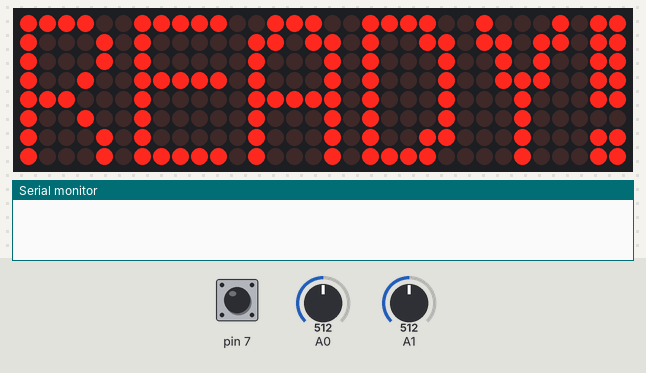
Bench run of a sketch on a simulated Arduino Uno, built with avr-gcc and run on an emulated ATmega328P. Parts: 32×8 LED matrix, the last lines printed to the serial monitor. The test bench sets the inputs (shaded band); at power-on: pin 7 HIGH, A1 = 512, A0 = 512. Random numbers use the default seed unless the sketch sets one.

Above: at 1.2 s.
1.3 s: pin 7 pulled LOW for 0.15 s
At 2.09 s:
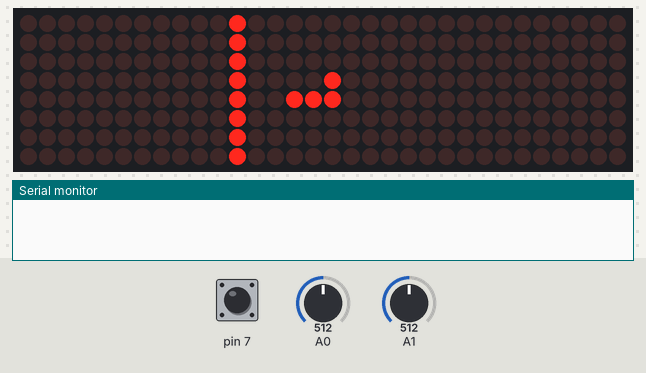
4.1 s: A1 set to 689
6.8 s: A1 set to 718
At 7.49 s:
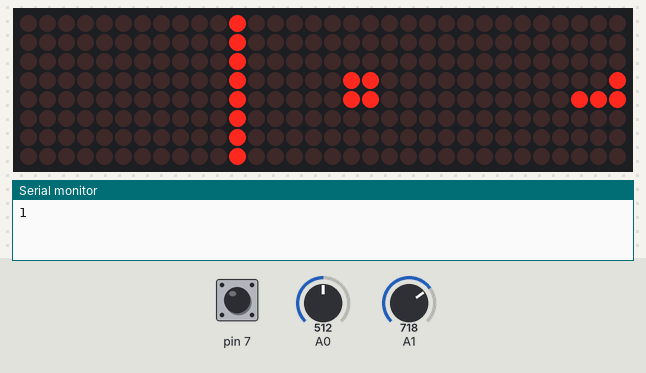
8.8 s: A0 set to 689
10.6 s: A0 set to 708
At 11.49 s:
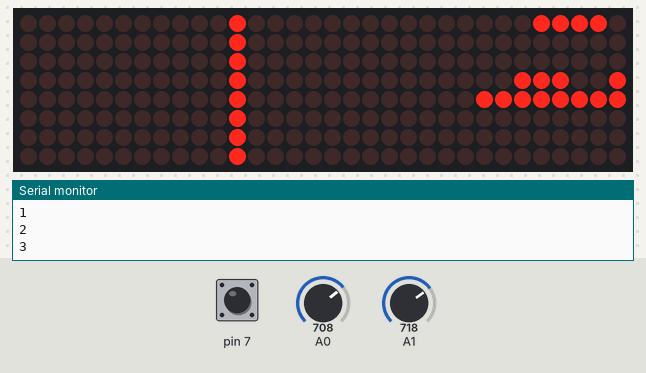
12.4 s: A0 set to 511
At 16.8 s:
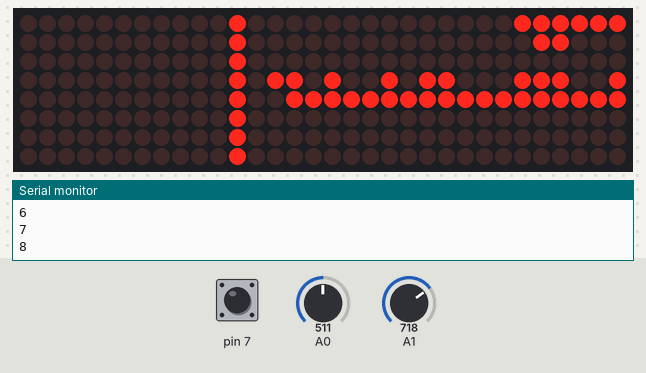

The sketch:

tetris.ino
```cpp
#include <LedControl.h>

LedControl lc = LedControl(12, 10, 11, 4); // DIN, CLK, CS, 장치 수

char board[8][32] = {"00000000000000000000000000000000",
                     "00000000000000000000000000000000",
                     "00000000000000000000000000000000",
                     "00000000000000000000000000000000",
                     "00000000000000000000000000000000",
                     "00000000000000000000000000000000",
                     "00000000000000000000000000000000",
                     "00000000000000000000000000000000"};
char READY[8][32] = {"11110011111001110011110010001011",
                     "10001010000011011010011011011011",
                     "10001010000010001010001001010011",
                     "10010011111010001010001001110011",
                     "11100010000011111010001000100011",
                     "10010010000010001010001000100000",
                     "10001010000010001010011000100011",
                     "10001011111010001011110000100011"};
                    //00000000111111110000000011111111
const char blocks[7][4][4][4]={	//
{{{'0','0','0','0'},{'1','1','1','1'},{'0','0','0','0'},{'0','0','0','0'}},	//0 번 I형 블록
 {{'0','0','1','0'},{'0','0','1','0'},{'0','0','1','0'},{'0','0','1','0'}},
 {{'0','0','0','0'},{'1','1','1','1'},{'0','0','0','0'},{'0','0','0','0'}},
 {{'0','0','1','0'},{'0','0','1','0'},{'0','0','1','0'},{'0','0','1','0'}}},

{{{'0','0','0','0'},{'0','1','1','0'},{'0','1','1','0'},{'0','0','0','0'}},//1 번 O형 블록
 {{'0','0','0','0'},{'0','1','1','0'},{'0','1','1','0'},{'0','0','0','0'}},
 {{'0','0','0','0'},{'0','1','1','0'},{'0','1','1','0'},{'0','0','0','0'}},
 {{'0','0','0','0'},{'0','1','1','0'},{'0','1','1','0'},{'0','0','0','0'}}},

{{{'0','0','0','0'},{'0','1','0','0'},{'1','1','1','0'},{'0','0','0','0'}},	//2 번 T형 블록
 {{'0','0','0','0'},{'0','1','0','0'},{'0','1','1','0'},{'0','1','0','0'}},
 {{'0','0','0','0'},{'0','0','0','0'},{'1','1','1','0'},{'0','1','0','0'}},
 {{'0','0','0','0'},{'0','1','0','0'},{'1','1','0','0'},{'0','1','0','0'}}},

{{{'0','0','0','0'},{'0','0','1','0'},{'1','1','1','0'},{'0','0','0','0'}},	//3 번 L형 블록
 {{'0','0','0','0'},{'0','1','0','0'},{'0','1','0','0'},{'0','1','1','0'}},
 {{'0','0','0','0'},{'0','0','0','0'},{'1','1','1','0'},{'1','0','0','0'}},
 {{'0','0','0','0'},{'1','1','0','0'},{'0','1','0','0'},{'0','1','0','0'}}},

{{{'0','0','0','0'},{'1','0','0','0'},{'1','1','1','0'},{'0','0','0','0'}},	//4 번 J형 블록
 {{'0','0','0','0'},{'0','1','1','0'},{'0','1','0','0'},{'0','1','0','0'}},
 {{'0','0','0','0'},{'0','0','0','0'},{'1','1','1','0'},{'0','0','1','0'}},
 {{'0','0','0','0'},{'0','1','0','0'},{'0','1','0','0'},{'1','1','0','0'}}},

{{{'0','0','0','0'},{'0','1','1','0'},{'1','1','0','0'},{'0','0','0','0'}},	//5 번 s형 블록
 {{'0','0','0','0'},{'0','1','0','0'},{'0','1','1','0'},{'0','0','1','0'}},
 {{'0','0','0','0'},{'0','0','0','0'},{'0','1','1','0'},{'1','1','0','0'}},
 {{'0','0','0','0'},{'1','0','0','0'},{'1','1','0','0'},{'0','1','0','0'}}},

{{{'0','0','0','0'},{'1','1','0','0'},{'0','1','1','0'},{'0','0','0','0'}},	//6 번 z형 블록
 {{'0','0','0','0'},{'0','0','1','0'},{'0','1','1','0'},{'0','1','0','0'}},
 {{'0','0','0','0'},{'0','0','0','0'},{'1','1','0','0'},{'0','1','1','0'}},
 {{'0','0','0','0'},{'0','1','0','0'},{'1','1','0','0'},{'1','0','0','0'}}}
};

bool is_started = false;
unsigned long lastFallTime = 0;
int fallDelay = 300;
int blocknum, rotatenum;
int x = 12, y = 2, score = 0; // 현재 블록 위치 (왼쪽 상단 기준)
void print_board() {
  for (int i = 0; i < 8; i++) {
    for (int j = 0; j < 8; j++) lc.setLed(3, i, j, board[i][j] != '0');
    for (int j = 8; j < 16; j++) lc.setLed(2, i, j - 8, board[i][j] != '0');
    for (int j = 16; j < 24; j++) lc.setLed(1, i, j - 16, board[i][j] != '0');
    for (int j = 24; j < 32; j++) lc.setLed(0, i, j - 24, board[i][j] != '0');
  }
}

void print_READY() {
  for (int i = 0; i < 8; i++) {
    for (int j = 0; j < 8; j++) lc.setLed(3, i, j, READY[i][j] != '0');
    for (int j = 8; j < 16; j++) lc.setLed(2, i, j - 8, READY[i][j] != '0');
    for (int j = 16; j < 24; j++) lc.setLed(1, i, j - 16, READY[i][j] != '0');
    for (int j = 24; j < 32; j++) lc.setLed(0, i, j - 24, READY[i][j] != '0');
  }
}

void clear_screen() {
  for(int i = 0; i < 4; i++) {
    for(int j = 0; j < 8; j++) {
      for(int k = 0; k < 8; k++) {
        lc.setLed(i, j, k, false);
      }
    }
  }
}

void clear_board() {
  for (int i = 0; i < 8; i++)
    for (int j = 0; j < 32; j++)
      board[i][j] = '0';
  for(int i = 0; i < 8; i++) board[i][11] = '1'; //소환 및 한계선 표시
}

void draw_block(int val) {
  for (int i = 0; i < 4; i++)
    for (int j = 0; j < 4; j++)
      if (blocks[blocknum][rotatenum][i][j] == '1')
        board[y + i][x + j] = val ? '1' : '0';
}

bool can_move(int dx, int dy) {
  for (int i = 0; i < 4; i++)
    for (int j = 0; j < 4; j++)
      if (blocks[blocknum][rotatenum][i][j] == '1') {
        int nx = x + j + dx;
        int ny = y + i + dy;
        if (nx < 0 || nx >= 32 || ny >= 8 || ny < 0) return false;
        if (board[ny][nx] == '1') return false;
      }
  return true;
}

bool can_rotate() {
  for (int i = 0; i < 4; i++)
    for (int j = 0; j < 4; j++)
      if (blocks[blocknum][(rotatenum+1)%4][i][j] == '1') {
        int nx = x + j;
        int ny = y + i;
        if (nx < 0 || nx >= 32 || ny >= 8 || ny < 0) return false;
        if (board[ny][nx] == '1') return false;
      }
  return true;
}

void spawn_block() {
  blocknum = random(7);
  rotatenum = 0;
  //Serial.println(randnum);
  x = 12;
  y = 2;
  if(!(can_move(0,0))) {
    delay(10000);
    is_started = false;
    clear_board();
  }
}
void clear_lines() {
  for (int row = 12; row < 32; row++) {
    bool full = true;
    for (int col = 0; col < 8; col++) {
      if (board[col][row] == '0') {
        full = false;
        break;
      }
    }

    // 꽉 찬 줄 발견!
    if (full) {
      score += 10;
      // 위의 모든 줄을 아래로 한 줄씩 복사
      for (int y = row; y > 0; y--) {
        for (int x = 0; x < 8; x++) {
          board[x][y] = board[x][y-1];
        }
      }

      // 최상단 줄 초기화, 소환 및 한계선이 내려오는 것을 방지
      for (int x = 0; x < 8; x++) {
        board[x][11] = '1';
        board[x][12] = '0';
      }

      // 같은 줄 다시 검사 (연속 꽉 찬 줄)
      row--;
    }
  }
}

void setup() {
  Serial.begin(9600);
  randomSeed(analogRead(A5));
  random(7);
  //Serial.println(random(7));
  pinMode(7, INPUT_PULLUP); // 시작 버튼 : 조이스틱 클릭
  for(int i = 0; i < 4; i++) {
    lc.shutdown(i, false);
    lc.setIntensity(i, 5);
    lc.clearDisplay(i);
  }
  spawn_block();
  clear_board();
}

void loop() {
  if (!is_started) {
    if (digitalRead(7) == 0) {
      is_started = true;
      // clear_board();
    }
    print_READY();
  }
  else {
  // 블록 지움
  draw_block(0);
  // 조이스틱 이동 처리
  int joyX = analogRead(A0);
  int joyY = analogRead(A1);
  if (joyX > 700 && can_move(0, -1)) {
    y--;
  } else if (joyX < 300 && can_move(0, 1)) {
    y++;
  }
  else if (joyY > 700 && can_move(1, 0)) {
    x++;
  }
  else if (joyY < 300 && can_rotate()) {
    rotatenum = (rotatenum+1)%4;
  }

  // 낙하 시간 도달 시
  if (millis() - lastFallTime > fallDelay) {
    if (can_move(1,0)) {
      x++;
    } else {
      draw_block(1); // 고정
      clear_lines();
      spawn_block(); // 다음 블록
      score += 1;
      Serial.println(score);
    }
    lastFallTime = millis();
  }

  // 블록 그림
  draw_block(1);
  print_board();
  }
}
```

Measured:
- the behaviour switches between 700 and 701 on A1 (found by bisection; images 1 and 2)
- the behaviour switches between 700 and 701 on A0 (found by bisection; images 2 and 3)
- after the input at 1.3 s, the display: first changes after 0.32 s (image 1 shows a later state)
